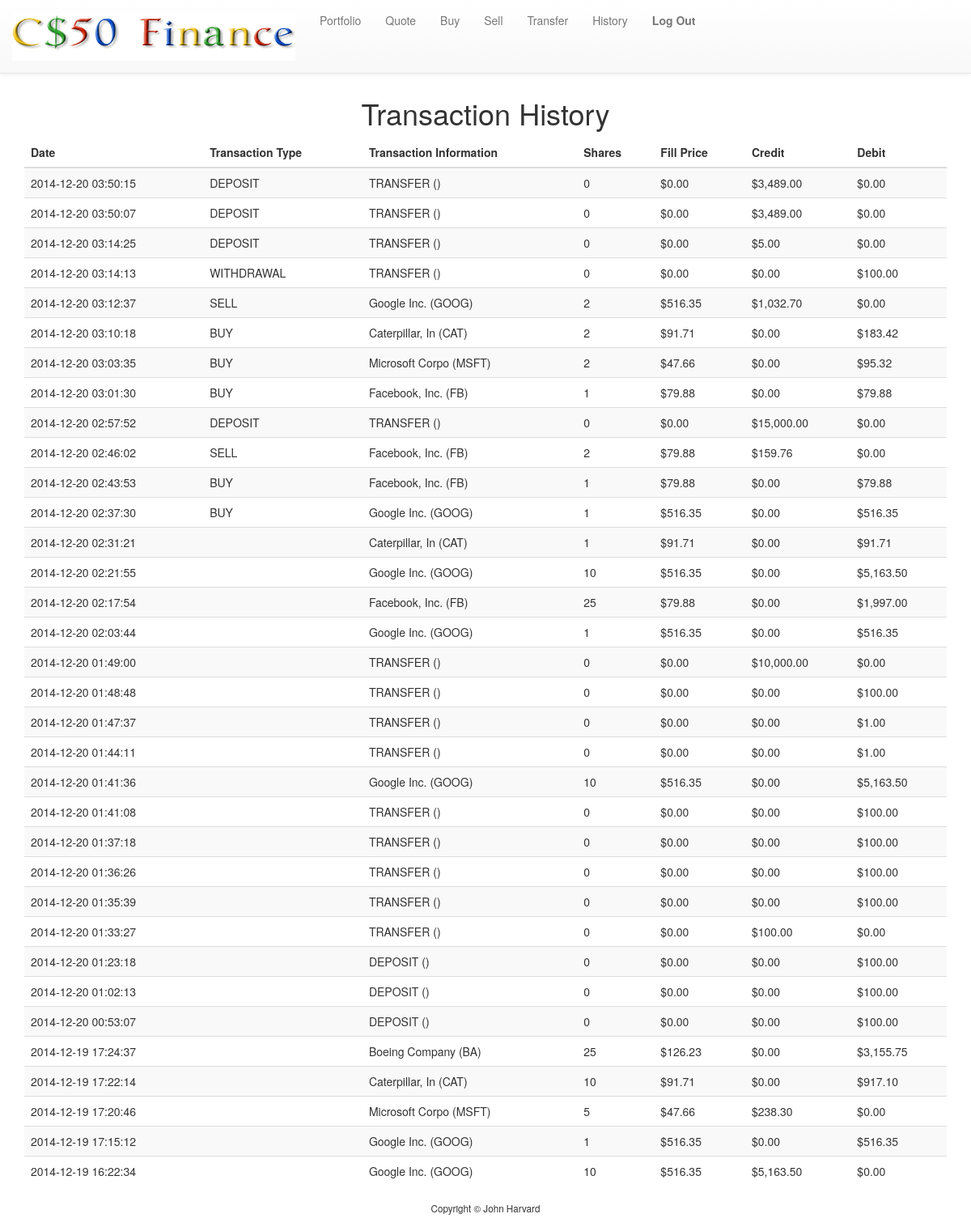
The app's page /history.php (signed in) with its own data.
### tables this page shows
CREATE TABLE `user_history` (
  `surrogate_id` varchar(32) NOT NULL,
  `user_id` int(10) unsigned NOT NULL,
  `transaction_date` datetime NOT NULL,
  `name` char(15) NOT NULL,
  `symbol` char(8) NOT NULL,
  `shares` int(15) unsigned NOT NULL,
  `credit` decimal(65,4) unsigned NOT NULL,
  `debit` decimal(65,4) unsigned NOT NULL,
  `transaction_type` char(15) NOT NULL,
  `fill_price` decimal(65,4) unsigned NOT NULL,
  PRIMARY KEY (`surrogate_id`)
);

### public/history.php (called while the page is built, shortened)
<?php
    $cash =	query("SELECT cash FROM users WHERE id = ?", $_SESSION["id"]);
    $transaction_history = query("SELECT * FROM user_history WHERE user_id = ? ORDER BY transaction_date DESC", $_SESSION["id"]);
    render("history_form.php", ["title" => "Transaction History", "cash" => $cash, "transaction_history" => $transaction_history]);
?>

### templates/history_form.php (the view)
<table class="table table-striped">
     <caption>
        <h1>
            Transaction History
        </h1>
     </caption>
     <thead>
        <tr>
            <th>Date</th>
            <th>Transaction Type</th>
            <th>Transaction Information</th>
            <th>Shares</th>
            <th>Fill Price</th>
            <th>Credit</th>
            <th>Debit</th>
        </tr>
    </thead>
    <tbody>
        <?php
            foreach ($transaction_history as $row)
            {
                echo("<tr>");
                    echo("<td>" . $row["transaction_date"] . "</td>");
                    echo("<td>" . $row["transaction_type"] . "</td>");
                    echo("<td>" . $row["name"] . " " . "(" . $row["symbol"] . ")" . "</td>");
                    echo("<td>" . $row["shares"] . "</td>");
                    echo("<td>" . "$" . number_format($row["fill_price"], 2) . "</td>");
                    echo("<td>" . "$" . number_format($row["credit"], 2) . "</td>");
                    echo("<td>" . "$" . number_format($row["debit"],2)  . "</td>");
                echo("</tr>");
            }
        ?>
    </tbody>
</table>

### includes/functions.php (shortened to what this page needs)
<?php
    function query()
    {
        $sql = func_get_arg(0);
        $parameters = array_slice(func_get_args(), 1);
        static $handle;
        if (!isset($handle))
        {
            try
            {
                $handle = new PDO("mysql:dbname=" . DATABASE . ";host=" . SERVER, USERNAME, PASSWORD);
                $handle->setAttribute(PDO::ATTR_EMULATE_PREPARES, false);
            }
            catch (Exception $e)
            {
                trigger_error($e->getMessage(), E_USER_ERROR);
                exit;
            }
        }
        $statement = $handle->prepare($sql);
        $results = $statement->execute($parameters);
        if ($results !== false)
        {
            return $statement->fetchAll(PDO::FETCH_ASSOC);
        }
        else
        {
            return false;
        }
    }
    function render($template, $values = [])
    {
        if (file_exists("../templates/$template"))
        {
            extract($values);
            require("../templates/header.php");
            require("../templates/$template");
            require("../templates/footer.php");
        }
        else
        {
            trigger_error("Invalid template: $template", E_USER_ERROR);
        }
    }
?>

### templates/header.php (shortened to what this page needs)
<!DOCTYPE html>
<html lang="en">
    <head>
        <link href="/css/bootstrap.min.css" rel="stylesheet"/>
        <link href="/css/bootstrap-theme.min.css" rel="stylesheet"/>
        <link href="/css/styles.css" rel="stylesheet"/>
    </head>
    <body>
        <div class="container">
            <div id="top">
            <?php require("../templates/menu.php");?>
            </div>
            <div id="middle">

### templates/menu.php (shortened to what this page needs)
<nav class="navbar navbar-default navbar-fixed-top" role= "navigation">
    <div class="container-fluid">
        <div class="navbar-header">
            <a class="navbar-brand" href="/">
                <img alt="C$50 Finance" src="/img/logo.gif" width="350" height="60"/>
            </a>
        </div>
        <div class="collapse navbar-collapse">
            <ul class="nav navbar-nav">
                <li class="active">
                    <li><a href="index.php">Portfolio</a></li>
		            <li><a href="quote.php">Quote</a></li>
		            <li><a href="buy.php">Buy</a></li>
		            <li><a href="sell.php">Sell</a></li>
		            <li><a href="transfer.php">Transfer</a></li>
		            <li><a href="history.php">History</a></li>
		            <li><a href="logout.php"><strong>Log Out</strong></a></li>
            </ul>
        </div>
    </div>
</nav>

### templates/footer.php
            </div>
            <div id="bottom">
                Copyright &#169; John Harvard
            </div>
        </div>
    </body>
</html>

### public/css/styles.css (style rules this page uses)
.container { margin-left: auto; margin-right: auto; text-align: center; }
#top { padding-top: 100px; text-align: center; }
#middle td { text-align: left; }
#bottom { font-size: smaller; margin: 20px; }

### records on screen
user_history: transaction_date "2014-12-20 03:50:15", transaction_type "DEPOSIT", name "TRANSFER", shares "0", fill_price "0.00", credit "3,489.00", debit "0.00"
user_history: transaction_date "2014-12-20 03:50:07", transaction_type "DEPOSIT", name "TRANSFER", shares "0", fill_price "0.00", credit "3,489.00", debit "0.00"
user_history: transaction_date "2014-12-20 03:14:25", transaction_type "DEPOSIT", name "TRANSFER", shares "0", fill_price "0.00", credit "5.00", debit "0.00"
user_history: transaction_date "2014-12-20 03:14:13", transaction_type "WITHDRAWAL", name "TRANSFER", shares "0", fill_price "0.00", credit "0.00", debit "100.00"
user_history: transaction_date "2014-12-20 03:12:37", transaction_type "SELL", name "Google Inc.", symbol "GOOG", shares "2", fill_price "516.35", credit "1,032.70", debit "0.00"
user_history: transaction_date "2014-12-20 03:10:18", transaction_type "BUY", name "Caterpillar, In", symbol "CAT", shares "2", fill_price "91.71", credit "0.00", debit "183.42"
user_history: transaction_date "2014-12-20 03:03:35", transaction_type "BUY", name "Microsoft Corpo", symbol "MSFT", shares "2", fill_price "47.66", credit "0.00", debit "95.32"
user_history: transaction_date "2014-12-20 03:01:30", transaction_type "BUY", name "Facebook, Inc.", symbol "FB", shares "1", fill_price "79.88", credit "0.00", debit "79.88"
user_history: transaction_date "2014-12-20 02:57:52", transaction_type "DEPOSIT", name "TRANSFER", shares "0", fill_price "0.00", credit "15,000.00", debit "0.00"
user_history: transaction_date "2014-12-20 02:46:02", transaction_type "SELL", name "Facebook, Inc.", symbol "FB", shares "2", fill_price "79.88", credit "159.76", debit "0.00"
user_history: transaction_date "2014-12-20 02:43:53", transaction_type "BUY", name "Facebook, Inc.", symbol "FB", shares "1", fill_price "79.88", credit "0.00", debit "79.88"
user_history: transaction_date "2014-12-20 02:37:30", transaction_type "BUY", name "Google Inc.", symbol "GOOG", shares "1", fill_price "516.35", credit "0.00", debit "516.35"
user_history: transaction_date "2014-12-20 02:31:21", name "Caterpillar, In", symbol "CAT", shares "1", fill_price "91.71", credit "0.00", debit "91.71"
user_history: transaction_date "2014-12-20 02:21:55", name "Google Inc.", symbol "GOOG", shares "10", fill_price "516.35", credit "0.00", debit "5,163.50"
user_history: transaction_date "2014-12-20 02:17:54", name "Facebook, Inc.", symbol "FB", shares "25", fill_price "79.88", credit "0.00", debit "1,997.00"
user_history: transaction_date "2014-12-20 02:03:44", name "Google Inc.", symbol "GOOG", shares "1", fill_price "516.35", credit "0.00", debit "516.35"
user_history: transaction_date "2014-12-20 01:49:00", name "TRANSFER", shares "0", fill_price "0.00", credit "10,000.00", debit "0.00"
user_history: transaction_date "2014-12-20 01:48:48", name "TRANSFER", shares "0", fill_price "0.00", credit "0.00", debit "100.00"
user_history: transaction_date "2014-12-20 01:47:37", name "TRANSFER", shares "0", fill_price "0.00", credit "0.00", debit "1.00"
user_history: transaction_date "2014-12-20 01:44:11", name "TRANSFER", shares "0", fill_price "0.00", credit "0.00", debit "1.00"
user_history: transaction_date "2014-12-20 01:41:36", name "Google Inc.", symbol "GOOG", shares "10", fill_price "516.35", credit "0.00", debit "5,163.50"
user_history: transaction_date "2014-12-20 01:41:08", name "TRANSFER", shares "0", fill_price "0.00", credit "0.00", debit "100.00"
user_history: transaction_date "2014-12-20 01:37:18", name "TRANSFER", shares "0", fill_price "0.00", credit "0.00", debit "100.00"
user_history: transaction_date "2014-12-20 01:36:26", name "TRANSFER", shares "0", fill_price "0.00", credit "0.00", debit "100.00"
user_history: transaction_date "2014-12-20 01:35:39", name "TRANSFER", shares "0", fill_price "0.00", credit "0.00", debit "100.00"
user_history: transaction_date "2014-12-20 01:33:27", name "TRANSFER", shares "0", fill_price "0.00", credit "100.00", debit "0.00"
user_history: transaction_date "2014-12-20 01:23:18", name "DEPOSIT", shares "0", fill_price "0.00", credit "0.00", debit "100.00"
user_history: transaction_date "2014-12-20 01:02:13", name "DEPOSIT", shares "0", fill_price "0.00", credit "0.00", debit "100.00"
user_history: transaction_date "2014-12-20 00:53:07", name "DEPOSIT", shares "0", fill_price "0.00", credit "0.00", debit "100.00"
user_history: transaction_date "2014-12-19 17:24:37", name "Boeing Company", symbol "BA", shares "25", fill_price "126.23", credit "0.00", debit "3,155.75"
user_history: transaction_date "2014-12-19 17:22:14", name "Caterpillar, In", symbol "CAT", shares "10", fill_price "91.71", credit "0.00", debit "917.10"
user_history: transaction_date "2014-12-19 17:20:46", name "Microsoft Corpo", symbol "MSFT", shares "5", fill_price "47.66", credit "238.30", debit "0.00"
user_history: transaction_date "2014-12-19 17:15:12", name "Google Inc.", symbol "GOOG", shares "1", fill_price "516.35", credit "0.00", debit "516.35"
user_history: transaction_date "2014-12-19 16:22:34", name "Google Inc.", symbol "GOOG", shares "10", fill_price "516.35", credit "5,163.50", debit "0.00"
